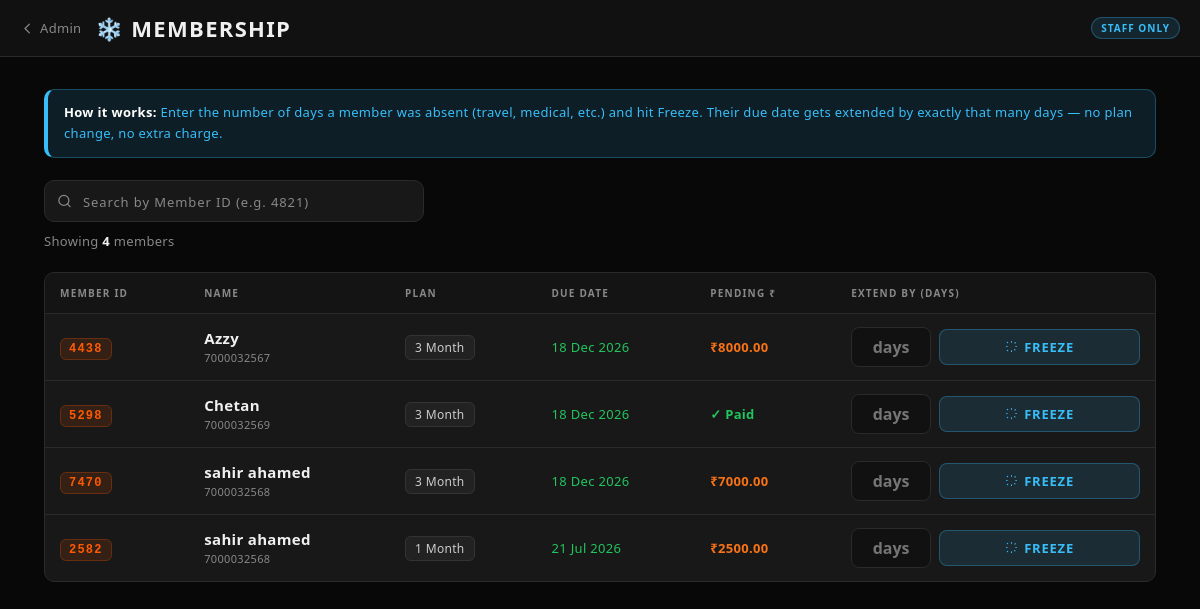
/freeze-membership/ (signed in), run on the app's committed database.
### AuthFit/models.py (models this page shows, shortened)
class Enrollment(models.Model):
    gym = models.ForeignKey(
        Gym,
        on_delete=models.CASCADE,
        db_index=True
    )
    objects = GymManager()
    GENDER_CHOICES = [
        ('M', 'Male'),
        ('F', 'Female'),
    ]
    PAYMENT = [
        ("Done", 'Done'),
        ("Pending", 'Pending'),
    ]
    METHOD = [
        ('C', 'CASH'),
        ('U', 'UPI'),
        ('B', 'UPI + CASH'),
    ]
    unique_id = models.CharField(max_length=10, editable=False, db_index=True)
    user = models.ForeignKey(
    User,
    on_delete=models.CASCADE
)
    fullname = models.CharField(max_length=25)
    email = models.EmailField()
    gender = models.CharField(max_length=1, choices=GENDER_CHOICES)
    phone = models.CharField(max_length=10, db_index=True)
    address = models.TextField()
    reference = models.CharField(max_length=30, null=True, blank=True)
    selectPlan = models.ForeignKey(MembershipPlan, on_delete=models.CASCADE)
    trainer = models.ForeignKey(
        Trainer, on_delete=models.SET_NULL, null=True, blank=True
    )
    Amount = models.DecimalField(max_digits=10, decimal_places=2)
    paidAmount = models.DecimalField(default=0,max_digits=10,decimal_places=2,null=False)
    paymentDate = models.DateField(blank=True, null=True)
    paymentMethod = models.CharField(
        max_length=1, choices=METHOD, blank=True, null=True
    )
    pendingAmount = models.DecimalField(default=0,max_digits=10,decimal_places=2)
    pendingpaymentMethod = models.CharField(
        max_length=1, choices=METHOD, blank=True, null=True
    )
    pendingpaymentDate =  models.DateField(blank=True, null=True)
    paymentStatus = models.CharField(
        max_length=10, choices=PAYMENT, default="Pending"
    )
    last_expiry_notif_sent = models.DateField(null=True, blank=True)
    doj = models.DateField(auto_now_add=True)
    DueDate = models.DateField(blank=True, null=True,db_index=True)
    created_at = models.DateTimeField(auto_now_add=True)
    is_active = models.BooleanField(default=True, db_index=True)
    face_enrolled = models.BooleanField(default=False)
    face_image = CloudinaryField('image', null=True, blank=True)
    face_embeddings = models.JSONField(default=list, blank=True)
    class Meta:
        unique_together = ('gym', 'unique_id')  # unique within a gym, not globally
    @property
    def is_expired(self):
        if self.DueDate:
            return timezone.now().date() > self.DueDate
        return False
    @property
    def days_remaining(self):
        if self.DueDate:
            return (self.DueDate - timezone.now().date()).days
        return None

class MembershipPlan(models.Model):
    gym = models.ForeignKey(
        Gym,
        on_delete=models.CASCADE,
        db_index=True
    )
    plan = models.CharField(max_length=100)
    price = models.IntegerField()
    duration_days = models.IntegerField(default=30)
    objects = GymManager()

### AuthFit/views.py (the view)
# urls.py: path('freeze-membership/', views.freeze_membership,       name='freeze_membership'),
@_gym_staff_required
def freeze_membership(request):
    gym   = getattr(request, 'gym', None)
    query = request.GET.get("q", "").strip()
    qs = Enrollment.objects.select_related("selectPlan").order_by("fullname")
    if gym:
        qs = qs.filter(gym=gym)
    if query:
        qs = qs.filter(unique_id=query)
    paginator = Paginator(qs, 20)
    page_obj  = paginator.get_page(request.GET.get("page", 1))
    return render(request, "freeze_membership.html", {"page_obj": page_obj, "query": query})

### AuthFit/context_processors.py (called while the page is built)
def saas_config(request):
    return {
        'BASE_DOMAIN': os.environ.get('BASE_DOMAIN', 'entergym.in'),
    }

def _user_hash(uid: int) -> str:
    return hmac.new(
        settings.SECRET_KEY.encode("utf-8"),
        str(uid).encode("utf-8"),
        hashlib.sha256,
    ).hexdigest()[:16]

def _build_response(is_enrolled, already_marked, user_hash, request=None):
    config = {
        "isAuthenticated": request.user.is_authenticated if request else False,
        "isEnrolled":      bool(is_enrolled),
        "alreadyMarked":   bool(already_marked),
        "userHash":        user_hash,
    }
    return {
        "GYM_CONFIG_JSON": json.dumps(config),
        "is_enrolled":     bool(is_enrolled),
        "already_marked":  bool(already_marked),
    }

### AuthFit/views.py (called while the page is built)
def _gym_staff_required(view_fn):
    @login_required
    @functools.wraps(view_fn)
    def wrapped(request, *args, **kwargs):
        if not getattr(request, 'is_gym_staff', False):
            return HttpResponseForbidden("Staff access required.")
        return view_fn(request, *args, **kwargs)
    return wrapped

### Gym/context_processors.py (called while the page is built, shortened)
def gym_branding(request):
    gym = getattr(request, 'gym', None)
    if not gym:
        return {"gym_logo_url": None}

### Gym/mixins.py (called while the page is built)
    def get_queryset(self):
        return GymQuerySet(self.model, using=self._db)

### notifications/context_processors.py (called while the page is built)
def vapid_key(request):
    key = getattr(settings, "VAPID_PUBLIC_KEY", "")
    if not key:
        return {}
    return {"VAPID_PUBLIC_KEY": key}

### templates/freeze_membership.html (shortened to what this page needs)
{% load static %}
<!DOCTYPE html>
<html lang="en">
<head>
</head>
<body>
<div class="topbar">
  <a href="/" class="back">
    <svg xmlns="http://www.w3.org/2000/svg" fill="none" viewBox="0 0 24 24" stroke="currentColor" stroke-width="2">
      <path stroke-linecap="round" stroke-linejoin="round" d="M15 19l-7-7 7-7"/>
    </svg>
    <span>Admin</span>
  </a>
  <div class="title">❄️  Membership</div>
  <div class="badge">Staff Only</div>
</div>
<div class="page">
  <div class="info-banner">
    <strong>How it works:</strong> Enter the number of days a member was absent (travel, medical, etc.) and hit Freeze. Their due date gets extended by exactly that many days — no plan change, no extra charge.
  </div>
  <div class="search-row">
    <form method="get" action="" style="display:contents">
      <div class="search-wrap">
        <input
          type="text"
          name="q"
          placeholder="Search by Member ID (e.g. 4821)"
          value="{{ query }}"
          autocomplete="off"
          inputmode="numeric"
          maxlength="4"
        />
      </div>
    </form>
    <span class="search-info">
      Showing <strong>{{ page_obj.paginator.count }}</strong> member{{ page_obj.paginator.count|pluralize }}{% if query %} matching <strong>#{{ query }}</strong>{% endif %}
    </span>
  </div>
  {% if page_obj.object_list %}
  <div class="table-wrap">
    <table>
      <thead>
        <tr>
          <th>Member ID</th>
          <th>Name</th>
          <th>Plan</th>
          <th>Due Date</th>
          <th>Pending ₹</th>
          <th>Extend By (Days)</th>
        </tr>
      </thead>
      <tbody>
        {% for row in page_obj.object_list %}
        <tr>
          <td><span class="uid">{{ row.unique_id }}</span></td>
          <td>
            <div class="name-cell">{{ row.fullname }}</div>
            <div class="sub-text">{{ row.phone }}</div>
          </td>
          <td><span class="plan-pill">{{ row.selectPlan.plan }}</span></td>
          <td>
            <div class="due-date {% if row.is_expired %}expired{% elif row.days_remaining <= 5 %}expiring{% else %}ok{% endif %}">
              {{ row.DueDate|date:"d M Y" }}
            </div>
          </td>
          <td>
            {% if row.pendingAmount == 0 %}
              <span class="pending-0">✓ Paid</span>
            {% else %}
              <span class="pending-amt">₹{{ row.pendingAmount }}</span>
            {% endif %}
          </td>
          <td>
            <div class="freeze-form">
              <input type="number" min="1" max="365" class="freeze-input" placeholder="days" data-days-input/>
            <button class="btn-freeze" type="button"
            data-id="{{ row.id }}" data-uid="{{ row.unique_id }}"
            data-name="{{ row.fullname }}" data-due="{{ row.DueDate|date:'d M Y' }}">
                <svg xmlns="http://www.w3.org/2000/svg" fill="none" viewBox="0 0 24 24" stroke="currentColor" stroke-width="2">
                  <path stroke-linecap="round" stroke-linejoin="round" d="M12 3v1m0 16v1M4.22 4.22l.707.707m12.728 12.728.707.707M3 12h1m16 0h1M4.22 19.78l.707-.707M18.364 5.636l.707-.707"/>
                </svg>
                Freeze
              </button>
            </div>
          </td>
        </tr>
        {% endfor %}
      </tbody>
    </table>
  </div>
  {% endif %}
</div>
</body>
</html>

### data on the page
Enrollment: unique_id "4438", fullname "Azzy", phone "7000032567", selectPlan.plan "3 Month", DueDate "18 Dec 2026", pendingAmount "8000.00"
Enrollment: unique_id "5298", fullname "Chetan", phone "7000032569", selectPlan.plan "3 Month", DueDate "18 Dec 2026", pendingAmount "✓ Paid"
Enrollment: unique_id "7470", fullname "sahir ahamed", phone "7000032568", selectPlan.plan "3 Month", DueDate "18 Dec 2026", pendingAmount "7000.00"
Enrollment: unique_id "2582", fullname "sahir ahamed", phone "7000032568", selectPlan.plan "1 Month", DueDate "21 Jul 2026", pendingAmount "2500.00"

### other printed values
{{ page_obj.paginator.count }} "4"
